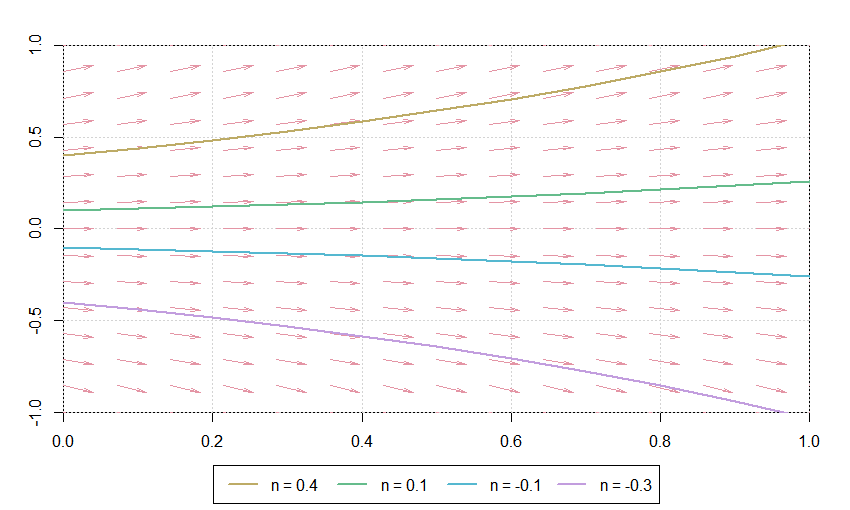

Write the R code that produced this figure.
library(colorspace)
colors = rainbow_hcl(5)

malthusian <- function(n_0, r, dt, n_t){
  library(pracma)
  t = linspace(0, n_t*dt, n_t+1)
  n <- replicate(n_t+1, 0)
  n[1] = n_0
  for (i in 1:(n_t)) {
    n[i+1] = n[i] + r*dt*n[i]
  }
  r <-list()
  r$t = t
  r$n = n
  return(r)
}

m = malthusian(0.1, 1, 0.1, 11)
m2 = malthusian(0.4, 1, 0.1, 11)
m3 = malthusian(-0.1, 1, 0.1, 11)
m4 = malthusian(-0.4, 1, 0.1, 11)

vectorfield <- function(fun, xlim, ylim, n = 16,
                        scale = 0.05, col = "green", ...) {
  stopifnot(is.numeric(xlim), length(xlim) == 2,
            is.numeric(ylim), length(ylim) == 2)
  
  xpts <- linspace(xlim[1], xlim[2], n)
  ypts <- linspace(ylim[1], ylim[2], n)
  
  M <- meshgrid(xpts, ypts)
  x <- M$X
  y <- M$Y
  
  px = matrix(1, nrow=n , ncol=n)
  py = fun(x, y);
  
  plot(xlim, ylim, type="n", xaxs="i", yaxs="i", xlab = "", ylab=""); grid()
  quiver(x, y, px, py, scale = scale, col = col, ...)
}

f <- function(x, y) y
xx <- c(0, 1); yy <- c(-1, 1)
vectorfield(f, xx, yy, scale = 0.04, col = colors[1], n=15)
points(m$t, m$n, type = "l", col = colors[3], lwd = 2)
points(m2$t, m2$n, type = "l", col = colors[2], lwd = 2)
points(m3$t, m3$n, type = "l", col = colors[4], lwd = 2)
points(m4$t, m4$n, type = "l", col = colors[5], lwd = 2)
legend("bottom", legend = c("n = 0.4", "n = 0.1", "n = -0.1", "n = -0.3"),
       col = colors[2:5], lwd = 2,
       inset = -0.25, xpd = TRUE, horiz = TRUE)
